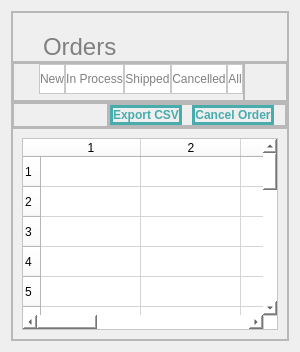
         <widget class="QWidget" name="AdminOrderPage">
          <layout class="QHBoxLayout" name="horizontalLayout_31">
           <item>
            <widget class="QFrame" name="frame_48">
             <property name="frameShape">
              <enum>QFrame::StyledPanel</enum>
             </property>
             <property name="frameShadow">
              <enum>QFrame::Raised</enum>
             </property>
             <layout class="QVBoxLayout" name="verticalLayout_17">
              <property name="spacing">
               <number>0</number>
              </property>
              <property name="leftMargin">
               <number>0</number>
              </property>
              <property name="topMargin">
               <number>0</number>
              </property>
              <property name="rightMargin">
               <number>0</number>
              </property>
              <property name="bottomMargin">
               <number>0</number>
              </property>
              <item>
               <widget class="QFrame" name="frame_49">
                <property name="maximumSize">
                 <size>
                  <width>16777215</width>
                  <height>60</height>
                 </size>
                </property>
                <property name="frameShape">
                 <enum>QFrame::StyledPanel</enum>
                </property>
                <property name="frameShadow">
                 <enum>QFrame::Raised</enum>
                </property>
                <layout class="QHBoxLayout" name="horizontalLayout_25">
                 <property name="spacing">
                  <number>0</number>
                 </property>
                 <property name="leftMargin">
                  <number>30</number>
                 </property>
                 <property name="topMargin">
                  <number>20</number>
                 </property>
                 <property name="rightMargin">
                  <number>0</number>
                 </property>
                 <property name="bottomMargin">
                  <number>0</number>
                 </property>
                 <item>
                  <widget class="QLabel" name="label_41">
                   <property name="font">
                    <font>
                     <pointsize>18</pointsize>
                     <weight>50</weight>
                     <bold>false</bold>
                    </font>
                   </property>
                   <property name="styleSheet">
                    <string notr="true">color:grey;</string>
                   </property>
                   <property name="text">
                    <string>Orders</string>
                   </property>
                  </widget>
                 </item>
                </layout>
               </widget>
              </item>
              <item>
               <widget class="QFrame" name="frame_50">
                <property name="maximumSize">
                 <size>
                  <width>16777215</width>
                  <height>40</height>
                 </size>
                </property>
                <property name="frameShape">
                 <enum>QFrame::StyledPanel</enum>
                </property>
                <property name="frameShadow">
                 <enum>QFrame::Raised</enum>
                </property>
                <layout class="QHBoxLayout" name="horizontalLayout_26">
                 <property name="spacing">
                  <number>0</number>
                 </property>
                 <property name="leftMargin">
                  <number>0</number>
                 </property>
                 <property name="topMargin">
                  <number>0</number>
                 </property>
                 <property name="rightMargin">
                  <number>0</number>
                 </property>
                 <property name="bottomMargin">
                  <number>0</number>
                 </property>
                 <item>
                  <widget class="QFrame" name="frame_51">
                   <property name="maximumSize">
                    <size>
                     <width>800</width>
                     <height>16777215</height>
                    </size>
                   </property>
                   <property name="frameShape">
                    <enum>QFrame::StyledPanel</enum>
                   </property>
                   <property name="frameShadow">
                    <enum>QFrame::Raised</enum>
                   </property>
                   <layout class="QHBoxLayout" name="horizontalLayout_27">
                    <property name="spacing">
                     <number>0</number>
                    </property>
                    <property name="leftMargin">
                     <number>25</number>
                    </property>
                    <property name="topMargin">
                     <number>0</number>
                    </property>
                    <property name="rightMargin">
                     <number>0</number>
                    </property>
                    <property name="bottomMargin">
                     <number>10</number>
                    </property>
                    <item>
                     <widget class="QPushButton" name="btnAdminNewOrder_2">
                      <property name="minimumSize">
                       <size>
                        <width>0</width>
                        <height>30</height>
                       </size>
                      </property>
                      <property name="styleSheet">
                       <string notr="true">border:1px solid rgb(200,200,200);
background-color: rgb(255, 255, 255);
color:grey;</string>
                      </property>
                      <property name="text">
                       <string>New</string>
                      </property>
                     </widget>
                    </item>
                    <item>
                     <widget class="QPushButton" name="btnAdminOrderInProcess_2">
                      <property name="minimumSize">
                       <size>
                        <width>0</width>
                        <height>30</height>
                       </size>
                      </property>
                      <property name="styleSheet">
                       <string notr="true">border:1px solid rgb(200,200,200);
background-color: rgb(255, 255, 255);
color:grey;</string>
                      </property>
                      <property name="text">
                       <string>In Process</string>
                      </property>
                     </widget>
                    </item>
                    <item>
                     <widget class="QPushButton" name="btnAdminOrderShipped_2">
                      <property name="minimumSize">
                       <size>
                        <width>0</width>
                        <height>30</height>
                       </size>
                      </property>
                      <property name="styleSheet">
                       <string notr="true">border:1px solid rgb(200,200,200);
background-color: rgb(255, 255, 255);
color:grey;</string>
                      </property>
                      <property name="text">
                       <string>Shipped</string>
                      </property>
                     </widget>
                    </item>
                    <item>
                     <widget class="QPushButton" name="btnAdminOrderCancelled_2">
                      <property name="minimumSize">
                       <size>
                        <width>0</width>
                        <height>30</height>
                       </size>
                      </property>
                      <property name="styleSheet">
                       <string notr="true">border:1px solid rgb(200,200,200);
background-color: rgb(255, 255, 255);
color:grey;</string>
                      </property>
                      <property name="text">
                       <string>Cancelled</string>
                      </property>
                     </widget>
                    </item>
                    <item>
                     <widget class="QPushButton" name="btnAdminAllOrders_2">
                      <property name="minimumSize">
                       <size>
                        <width>0</width>
                        <height>30</height>
                       </size>
                      </property>
                      <property name="styleSheet">
                       <string notr="true">border:1px solid rgb(200,200,200);
background-color: rgb(255, 255, 255);
color:grey;</string>
                      </property>
                      <property name="text">
                       <string>All</string>
                      </property>
                     </widget>
                    </item>
                   </layout>
                  </widget>
                 </item>
                 <item>
                  <widget class="QFrame" name="frame_52">
                   <property name="frameShape">
                    <enum>QFrame::StyledPanel</enum>
                   </property>
                   <property name="frameShadow">
                    <enum>QFrame::Raised</enum>
                   </property>
                  </widget>
                 </item>
                </layout>
               </widget>
              </item>
              <item>
               <widget class="QFrame" name="frame_53">
                <property name="maximumSize">
                 <size>
                  <width>16777215</width>
                  <height>30</height>
                 </size>
                </property>
                <property name="frameShape">
                 <enum>QFrame::StyledPanel</enum>
                </property>
                <property name="frameShadow">
                 <enum>QFrame::Raised</enum>
                </property>
                <layout class="QHBoxLayout" name="horizontalLayout_28">
                 <property name="spacing">
                  <number>0</number>
                 </property>
                 <property name="leftMargin">
                  <number>0</number>
                 </property>
                 <property name="topMargin">
                  <number>0</number>
                 </property>
                 <property name="rightMargin">
                  <number>0</number>
                 </property>
                 <property name="bottomMargin">
                  <number>0</number>
                 </property>
                 <item>
                  <widget class="QFrame" name="frame_54">
                   <property name="frameShape">
                    <enum>QFrame::StyledPanel</enum>
                   </property>
                   <property name="frameShadow">
                    <enum>QFrame::Raised</enum>
                   </property>
                  </widget>
                 </item>
                 <item>
                  <widget class="QFrame" name="frame_55">
                   <property name="frameShape">
                    <enum>QFrame::StyledPanel</enum>
                   </property>
                   <property name="frameShadow">
                    <enum>QFrame::Raised</enum>
                   </property>
                   <layout class="QHBoxLayout" name="horizontalLayout_29">
                    <property name="spacing">
                     <number>0</number>
                    </property>
                    <property name="leftMargin">
                     <number>0</number>
                    </property>
                    <property name="topMargin">
                     <number>0</number>
                    </property>
                    <property name="rightMargin">
                     <number>0</number>
                    </property>
                    <property name="bottomMargin">
                     <number>0</number>
                    </property>
                    <item>
                     <widget class="QFrame" name="frame_56">
                      <property name="frameShape">
                       <enum>QFrame::StyledPanel</enum>
                      </property>
                      <property name="frameShadow">
                       <enum>QFrame::Raised</enum>
                      </property>
                     </widget>
                    </item>
                    <item>
                     <widget class="QFrame" name="frame_57">
                      <property name="frameShape">
                       <enum>QFrame::StyledPanel</enum>
                      </property>
                      <property name="frameShadow">
                       <enum>QFrame::Raised</enum>
                      </property>
                      <layout class="QHBoxLayout" name="horizontalLayout_30">
                       <property name="spacing">
                        <number>10</number>
                       </property>
                       <property name="leftMargin">
                        <number>0</number>
                       </property>
                       <property name="topMargin">
                        <number>0</number>
                       </property>
                       <property name="rightMargin">
                        <number>11</number>
                       </property>
                       <property name="bottomMargin">
                        <number>0</number>
                       </property>
                       <item>
                        <widget class="QPushButton" name="btnAdminOrderCSV">
                         <property name="font">
                          <font>
                           <weight>75</weight>
                           <bold>true</bold>
                          </font>
                         </property>
                         <property name="cursor">
                          <cursorShape>PointingHandCursor</cursorShape>
                         </property>
                         <property name="styleSheet">
                          <string notr="true">
#btnAdminOrderCSV{
	color:#48ACAC;
	border: 3px solid #48ACAC;
}
#btnAdminOrderCSV:hover{
	background-color: #2F958D;
	color:white;
}</string>
                         </property>
                         <property name="text">
                          <string>Export CSV</string>
                         </property>
                        </widget>
                       </item>
                       <item>
                        <widget class="QPushButton" name="btnAdminCancelOrder">
                         <property name="font">
                          <font>
                           <weight>75</weight>
                           <bold>true</bold>
                          </font>
                         </property>
                         <property name="cursor">
                          <cursorShape>PointingHandCursor</cursorShape>
                         </property>
                         <property name="styleSheet">
                          <string notr="true">

#btnAdminCancelOrder{
	color:#48ACAC;
	border: 3px solid #48ACAC;
}
#btnAdminCancelOrder:hover{
	background-color: #2F958D;
	color:white;
}</string>
                         </property>
                         <property name="text">
                          <string>Cancel Order</string>
                         </property>
                        </widget>
                       </item>
                      </layout>
                     </widget>
                    </item>
                   </layout>
                  </widget>
                 </item>
                </layout>
               </widget>
              </item>
              <item>
               <widget class="QFrame" name="frame_58">
                <property name="frameShape">
                 <enum>QFrame::StyledPanel</enum>
                </property>
                <property name="frameShadow">
                 <enum>QFrame::Raised</enum>
                </property>
                <layout class="QVBoxLayout" name="verticalLayout_18">
                 <item>
                  <widget class="QTableWidget" name="tableWidget">
                   <property name="cursor" stdset="0">
                    <cursorShape>PointingHandCursor</cursorShape>
                   </property>
                   <property name="tabletTracking">
                    <bool>false</bool>
                   </property>
                   <property name="styleSheet">
                    <string notr="true">background-color: rgb(255, 255, 255);</string>
                   </property>
                   <property name="rowCount">
                    <number>20</number>
                   </property>
                   <property name="columnCount">
                    <number>7</number>
                   </property>
                   <row/>
                   <row/>
                   <row/>
                   <row/>
                   <row/>
                   <row/>
                   <row/>
                   <row/>
                   <row/>
                   <row/>
                   <row/>
                   <row/>
                   <row/>
                   <row/>
                   <row/>
                   <row/>
                   <row/>
                   <row/>
                   <row/>
                   <row/>
                   <column/>
                   <column/>
                   <column/>
                   <column/>
                   <column/>
                   <column/>
                   <column/>
                  </widget>
                 </item>
                </layout>
               </widget>
              </item>
             </layout>
            </widget>
           </item>
          </layout>
         </widget>
